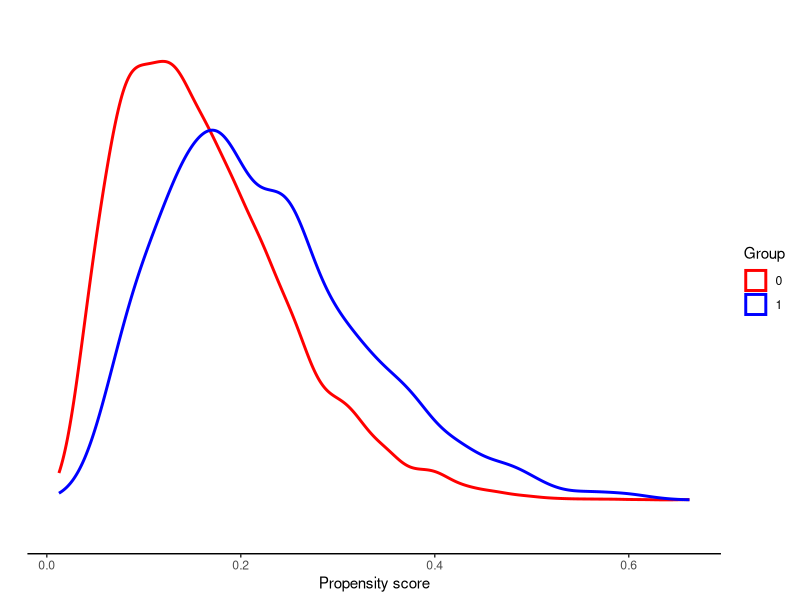
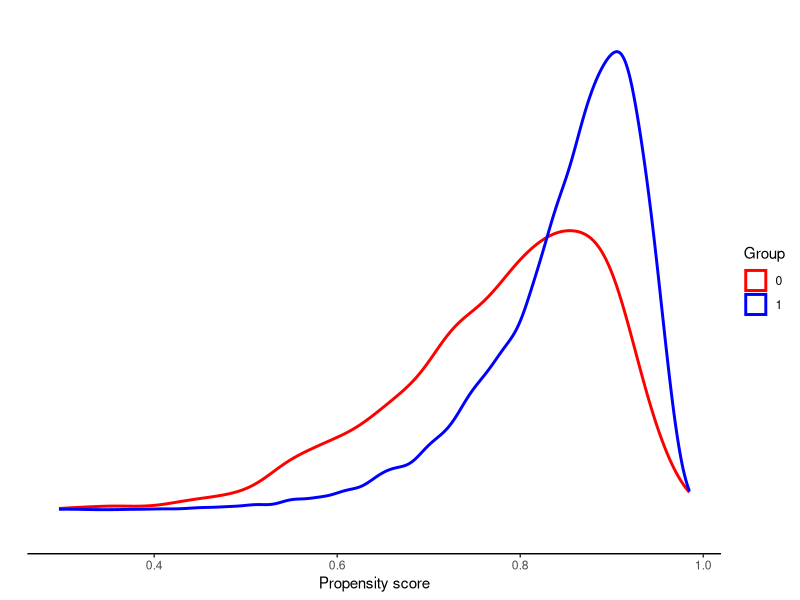

Recreate these plots in R, in order.
### ~~~~~~~~~~~~~~~~~~~~~~~~~~~~~~~~~~~~~~~~~~~~~~~~~~~~~~~~~~~~~~~~~~~ ###
### ~~~~~~~~~~~~~~~~~~~~ What are we weighting for ~~~~~~~~~~~~~~~~~~~~ ###
### ~~~~~~~~~~~~~~~~~~~~ Simulation Study          ~~~~~~~~~~~~~~~~~~~~ ###
### ~~~~~~~~~~~~~~~~~~~~~~~~~~~~~~~~~~~~~~~~~~~~~~~~~~~~~~~~~~~~~~~~~~~ ###

####### Toy simulation for introduction

### by Yi Liu

library(dplyr)
library(ggplot2)

### Data generating process (DGP)
n <- 10000
X <- cbind(X1=rnorm(n=n, 6, 3), X2=rbinom(n=n, 1, 0.75)) # covariates

sigmoid = function(x) 1/(1+exp(-x))
XD <- cbind(rep(1,n), X) # design matrix

### Simulation 1: large p
alpha1 <- c(-3.5, 0.2, 0.8) # coefficients
z1 <- rbinom(n,1,prob=sigmoid(alpha1 %*% t(XD))) # treatment assignments
p1 <- mean(z1) # p
y1 <- as.numeric(c(-1,2) %*% t(X) + z1*((X[,1]+X[,2])^2) + rnorm(n=n,0,1)) # outcome

### Simulation 2: small p
alpha2 <- c(0, 0.2, 0.8) # coefficients
z2 <- rbinom(n,1,prob=sigmoid(alpha2 %*% t(XD))) # treatment assignments
p2 <- mean(z2) # p
y2 <- as.numeric(c(-1,2) %*% t(X) + z2*((X[,1]+X[,2])^2) + rnorm(n=n,0,1)) # outcome

df <- data.frame(z1=z1, z2=z2, X1=X[,1], X2=X[,2], y1=y2, y2=y2) # data frame

### Variance ratio
XD <- cbind(rep(1,n), X)
ps1 <- 1/(1+exp(-alpha1 %*% t(XD))) %>% as.numeric() # true propensity score
ps2 <- 1/(1+exp(-alpha2 %*% t(XD))) %>% as.numeric()

r1 <- var(ps1[df$z1==1])/var(ps1[df$z1==0]) # ratio
r2 <- var(ps2[df$z2==1])/var(ps2[df$z2==0]) # ratio

### Causal effects
delta <- (df$X1+df$X2)^2 # mean(delta) is the estimated ATE
ATE <- 6^2+9 + 0.75^2+0.25*0.75 + 2*6*0.75 # true ATE mathematically
# mean(delta)-ATE # see bias
ATT1 <- sum(delta*ps1)/sum(ps1) # For other estimands, we just approximate them
ATT2 <- sum(delta*ps2)/sum(ps2)

ATC1 <- sum(delta*(1-ps1))/sum(1-ps1)
ATC2 <- sum(delta*(1-ps2))/sum(1-ps2)

ATO1 <- sum(delta*ps1*(1-ps1))/sum(ps1*(1-ps1))
ATO2 <- sum(delta*ps2*(1-ps2))/sum(ps2*(1-ps2))

u1 = apply(cbind(ps1, 1-ps1), 1, min)
ATM1 <- sum(delta*u1)/sum(u1)
u2 = apply(cbind(ps2, 1-ps2), 1, min)
ATM2 <- sum(delta*u2)/sum(u2)

ksi1 = -(ps1*log(ps1) + (1-ps1)*log(1-ps1))
ATEN1 <- sum(delta*ksi1)/sum(ksi1)
ksi2 = -(ps2*log(ps2) + (1-ps2)*log(1-ps2))
ATEN2 <- sum(delta*ksi2)/sum(ksi2)

rm(u1,u2,ksi1,ksi2,delta)

### Propensity score plots
df <- df %>% mutate(ps1=ps1, ps2=ps2)
png("toy_ps1.png", res=72*2, width = 750, height = 400)
ggplot(df, aes(x=ps1, color=as.factor(z1))) + 
  geom_density(size=1) +
  labs(x="Propensity score", y="") + 
  scale_color_manual(values=c("red", "blue"), name = "Group") + 
  theme(axis.text.y=element_blank())+ylab("") + 
  scale_y_discrete(breaks=NULL) + theme_classic()
dev.off()

png("toy_ps2.png", res=72*2, width = 750, height = 400)
ggplot(df, aes(x=ps2, color=as.factor(z2))) + 
  geom_density(size=1) +
  labs(x="Propensity score", y="") + 
  scale_color_manual(values=c("red", "blue"), name = "Group") + 
  theme(axis.text.y=element_blank())+ylab("") + 
  scale_y_discrete(breaks=NULL) + theme_classic()
dev.off()

round(c(ATE, ATO1, ATM1, ATEN1, ATT1, ATC1), 2)
round(c(ATE, ATO2, ATM2, ATEN2, ATT2, ATC2), 2)
data.frame(p1=p1, p2=p2, r1=r1, r2=r2)
